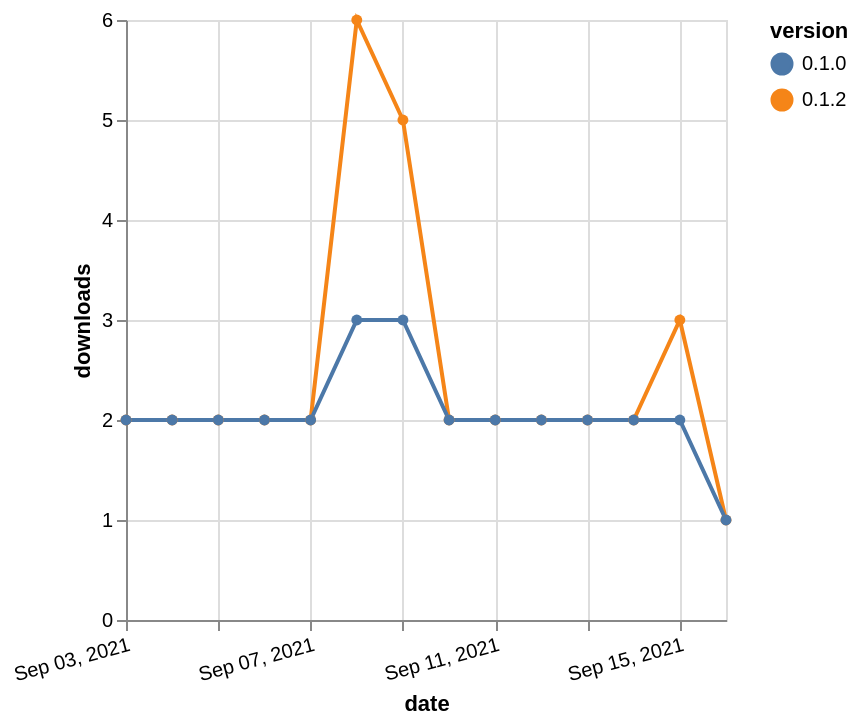

Source (Vega-Lite JSON):
### Vega-Lite specification from a JSON file in a GitHub repository (floating-point values rounded to 4 significant figures)
{"$schema": "https://vega.github.io/schema/vega-lite/v5.json", "description": "A simple bar chart with embedded data.", "data": {"values": [{"date": "2021-09-03", "total": 3264, "delta": 2, "version": "0.1.2"}, {"date": "2021-09-04", "total": 3266, "delta": 2, "version": "0.1.2"}, {"date": "2021-09-05", "total": 3268, "delta": 2, "version": "0.1.2"}, {"date": "2021-09-06", "total": 3270, "delta": 2, "version": "0.1.2"}, {"date": "2021-09-07", "total": 3272, "delta": 2, "version": "0.1.2"}, {"date": "2021-09-08", "total": 3278, "delta": 6, "version": "0.1.2"}, {"date": "2021-09-09", "total": 3283, "delta": 5, "version": "0.1.2"}, {"date": "2021-09-10", "total": 3285, "delta": 2, "version": "0.1.2"}, {"date": "2021-09-11", "total": 3287, "delta": 2, "version": "0.1.2"}, {"date": "2021-09-12", "total": 3289, "delta": 2, "version": "0.1.2"}, {"date": "2021-09-13", "total": 3291, "delta": 2, "version": "0.1.2"}, {"date": "2021-09-14", "total": 3293, "delta": 2, "version": "0.1.2"}, {"date": "2021-09-15", "total": 3296, "delta": 3, "version": "0.1.2"}, {"date": "2021-09-16", "total": 3297, "delta": 1, "version": "0.1.2"}, {"date": "2021-09-03", "total": 2509, "delta": 2, "version": "0.1.0"}, {"date": "2021-09-04", "total": 2511, "delta": 2, "version": "0.1.0"}, {"date": "2021-09-05", "total": 2513, "delta": 2, "version": "0.1.0"}, {"date": "2021-09-06", "total": 2515, "delta": 2, "version": "0.1.0"}, {"date": "2021-09-07", "total": 2517, "delta": 2, "version": "0.1.0"}, {"date": "2021-09-08", "total": 2520, "delta": 3, "version": "0.1.0"}, {"date": "2021-09-09", "total": 2523, "delta": 3, "version": "0.1.0"}, {"date": "2021-09-10", "total": 2525, "delta": 2, "version": "0.1.0"}, {"date": "2021-09-11", "total": 2527, "delta": 2, "version": "0.1.0"}, {"date": "2021-09-12", "total": 2529, "delta": 2, "version": "0.1.0"}, {"date": "2021-09-13", "total": 2531, "delta": 2, "version": "0.1.0"}, {"date": "2021-09-14", "total": 2533, "delta": 2, "version": "0.1.0"}, {"date": "2021-09-15", "total": 2535, "delta": 2, "version": "0.1.0"}, {"date": "2021-09-16", "total": 2536, "delta": 1, "version": "0.1.0"}]}, "width": "container", "mark": {"type": "line", "point": {"filled": true}}, "encoding": {"x": {"field": "date", "type": "temporal", "timeUnit": "yearmonthdate", "title": "date", "axis": {"labelAngle": -15}}, "y": {"field": "delta", "type": "quantitative", "title": "downloads"}, "color": {"field": "version", "type": "nominal"}, "tooltip": {"field": "delta"}}}
